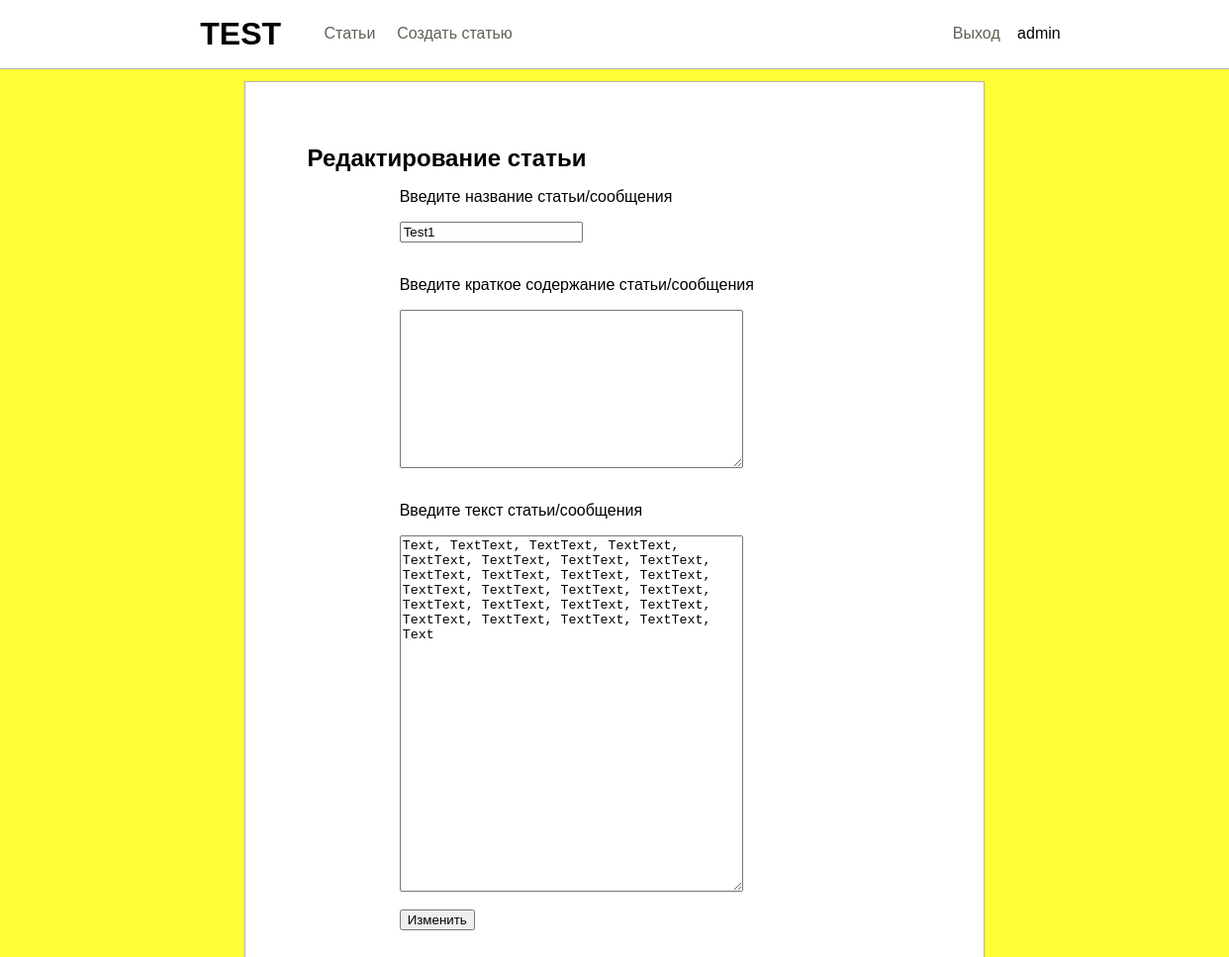
Page /article_redact.php?id=2 (signed in) on the committed database.
### tables this page shows
CREATE TABLE `articles` (
  `id` int(11) NOT NULL,
  `head` varchar(255) NOT NULL,
  `author` varchar(255) NOT NULL,
  `short` text NOT NULL,
  `text` text NOT NULL,
  `pubdate` datetime NOT NULL DEFAULT CURRENT_TIMESTAMP
);

### article_redact.php (the view, shortened to what this page needs)
<?php
include 'includes/header.php';
$id=$_GET['id'];
?>
    <div class="container main bg_white" style="padding: 5%; width: 50%">
        <h2>Редактирование статьи</h2>
        <form class="container" action="includes/article_update.php" method="post">
            <?php
            include 'includes/connection.php';
            $result = mysqli_query($connection,"SELECT * FROM `articles` WHERE `id`='$id'");
            while (($articles=mysqli_fetch_assoc($result)))
            {?>
                <p>Введите название статьи/сообщения</p>
                <input name="head" value="<?php echo $articles['head']?>"><br><br>
                <p>Введите краткое содержание статьи/сообщения</p>
                <textarea name="short" style="height: 20%"></textarea><br><br>
                <p>Введите текст статьи/сообщения</p>
                <textarea name="text"><?php echo str_replace("<br>","\n",$articles['text']);?></textarea><br><br>
                <input type="submit" value="Изменить"><?
            }
            ?>
        </form>
    </div>

### css/main.css (style rules this page uses)
.container { width: 70%; margin: 0 auto; }
.bg_white { background-color: #fff; }
.container textarea { width: 80%; height: 45%; }
.main { border: rgba(139, 139, 139, 0.65) solid 1px; margin-top: 1%; padding: 1%; }
h2 { margin: 0; padding: 0; }

### rows in the picture
articles: head "Test1", text "Text, TextText, TextText, TextText, TextText, TextText, TextText, TextText, TextText, TextText, TextText, TextText, TextText, TextText, TextText, TextText, TextText, TextText, TextText, TextText, TextText, TextText, TextText, TextText, Text"

### other values in the picture
$_SESSION['login'] "admin"
